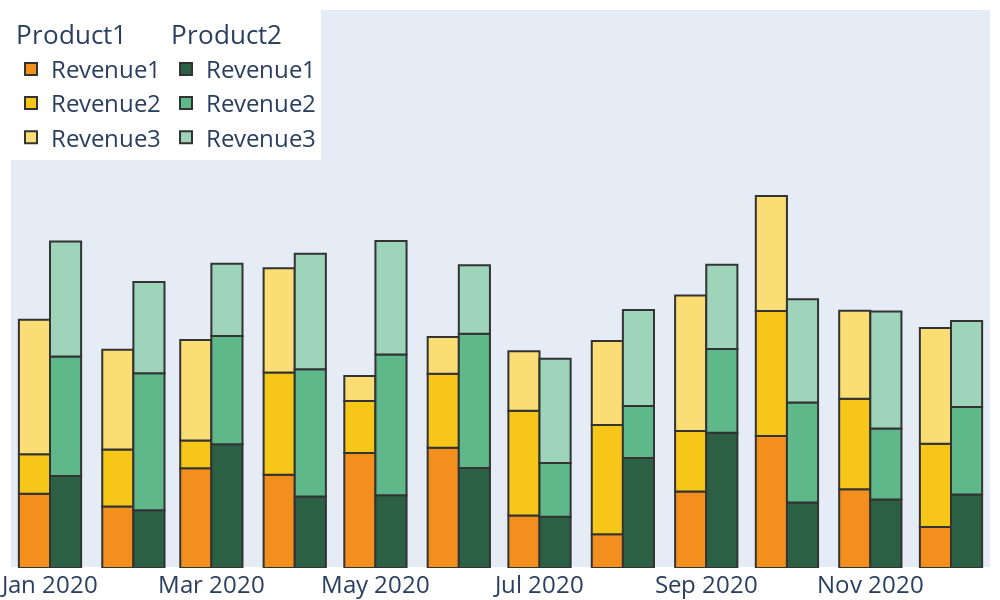

The cell this chart's notebook holds for it:
### Code cell
import numpy as np
import pandas as pd
import plotly.graph_objects as go
from read_workbook import *


# Create dummy data indexed by month and with multi-columns [product, revenue]
index = pd.date_range("2020", "2021", freq="MS", closed="left")
dfdur, dfin = get_all_months_int_dur("data/DP Beh Data 2019-20.xlsm")

# dfdur_wide = pd.pivot(dfdur, columns="variable", values="value")

print(dfdur.head())

df = pd.concat(
    [
        pd.DataFrame(
            np.random.rand(12, 3) * 1.25 + 0.25,
            index=index,
            columns=["Revenue1", "Revenue2", "Revenue3"]
        ),
        pd.DataFrame(
            np.random.rand(12, 3) + 0.5,
            index=index,
            columns=["Revenue1", "Revenue2", "Revenue3"]
        ),
    ],
    axis=1,
    keys=["Product1", "Product2"]
)

print(df.head())

# Create a figure with the right layout
fig = go.Figure(
    layout=go.Layout(
        height=600,
        width=1000,
        barmode="relative",
        yaxis_showticklabels=False,
        yaxis_showgrid=False,
        yaxis_range=[0, df.groupby(axis=1, level=0).sum().max().max() * 1.5],
       # Secondary y-axis overlayed on the primary one and not visible
        yaxis2=go.layout.YAxis(
            visible=False,
            matches="y",
            overlaying="y",
            anchor="x",
        ),
        font=dict(size=24),
        legend_x=0,
        legend_y=1,
        legend_orientation="h",
        hovermode="x",
        margin=dict(b=0,t=10,l=0,r=10)
    )
)

# Define some colors for the product, revenue pairs
colors = {
    "Product1": {
        "Revenue1": "#F28F1D",
        "Revenue2": "#F6C619",
        "Revenue3": "#FADD75",
    },
    "Product2": {
        "Revenue1": "#2B6045",
        "Revenue2": "#5EB88A",
        "Revenue3": "#9ED4B9",
    }
}

# Add the traces
for i, t in enumerate(colors):
    for j, col in enumerate(df[t].columns):
        if (df[t][col] == 0).all():
            continue
        fig.add_bar(
            x=df.index,
            y=df[t][col],
            # Set the right yaxis depending on the selected product (from enumerate)
            yaxis=f"y{i + 1}",
            # Offset the bar trace, offset needs to match the width
            # The values here are in milliseconds, 1billion ms is ~1/3 month
            offsetgroup=str(i),
            offset=(i - 1) * 1000000000,
            width=1000000000,
            legendgroup=t,
            legendgrouptitle_text=t,
            name=col,
            marker_color=colors[t][col],
            marker_line=dict(width=2, color="#333"),
            hovertemplate="%{y}<extra></extra>"
        )

fig.show()

### Figure 1 — Plotly figure (JSON) as saved in the notebook; plotly's stock layout.template omitted (floating-point values rounded to 4 significant figures)
{"data": [{"hovertemplate": "%{y}<extra></extra>", "legendgroup": "Product1", "legendgrouptitle": {"text": "Product1"}, "marker": {"color": "#F28F1D", "line": {"color": "#333", "width": 2}}, "name": "Revenue1", "offset": -1000000000, "offsetgroup": "0", "type": "bar", "width": 1000000000, "x": ["2020-01-01T00:00:00", "2020-02-01T00:00:00", "2020-03-01T00:00:00", "2020-04-01T00:00:00", "2020-05-01T00:00:00", "2020-06-01T00:00:00", "2020-07-01T00:00:00", "2020-08-01T00:00:00", "2020-09-01T00:00:00", "2020-10-01T00:00:00", "2020-11-01T00:00:00", "2020-12-01T00:00:00"], "y": [0.7905, 0.6553, 1.062, 0.9934, 1.224, 1.28, 0.5597, 0.3582, 0.8155, 1.405, 0.8374, 0.4355], "yaxis": "y"}, {"hovertemplate": "%{y}<extra></extra>", "legendgroup": "Product1", "legendgrouptitle": {"text": "Product1"}, "marker": {"color": "#F6C619", "line": {"color": "#333", "width": 2}}, "name": "Revenue2", "offset": -1000000000, "offsetgroup": "0", "type": "bar", "width": 1000000000, "x": ["2020-01-01T00:00:00", "2020-02-01T00:00:00", "2020-03-01T00:00:00", "2020-04-01T00:00:00", "2020-05-01T00:00:00", "2020-06-01T00:00:00", "2020-07-01T00:00:00", "2020-08-01T00:00:00", "2020-09-01T00:00:00", "2020-10-01T00:00:00", "2020-11-01T00:00:00", "2020-12-01T00:00:00"], "y": [0.422, 0.6063, 0.2968, 1.087, 0.5542, 0.7895, 1.114, 1.164, 0.6428, 1.33, 0.9657, 0.8867], "yaxis": "y"}, {"hovertemplate": "%{y}<extra></extra>", "legendgroup": "Product1", "legendgrouptitle": {"text": "Product1"}, "marker": {"color": "#FADD75", "line": {"color": "#333", "width": 2}}, "name": "Revenue3", "offset": -1000000000, "offsetgroup": "0", "type": "bar", "width": 1000000000, "x": ["2020-01-01T00:00:00", "2020-02-01T00:00:00", "2020-03-01T00:00:00", "2020-04-01T00:00:00", "2020-05-01T00:00:00", "2020-06-01T00:00:00", "2020-07-01T00:00:00", "2020-08-01T00:00:00", "2020-09-01T00:00:00", "2020-10-01T00:00:00", "2020-11-01T00:00:00", "2020-12-01T00:00:00"], "y": [1.431, 1.062, 1.068, 1.112, 0.2669, 0.3892, 0.6344, 0.8954, 1.442, 1.226, 0.936, 1.234], "yaxis": "y"}, {"hovertemplate": "%{y}<extra></extra>", "legendgroup": "Product2", "legendgrouptitle": {"text": "Product2"}, "marker": {"color": "#2B6045", "line": {"color": "#333", "width": 2}}, "name": "Revenue1", "offset": 0, "offsetgroup": "1", "type": "bar", "width": 1000000000, "x": ["2020-01-01T00:00:00", "2020-02-01T00:00:00", "2020-03-01T00:00:00", "2020-04-01T00:00:00", "2020-05-01T00:00:00", "2020-06-01T00:00:00", "2020-07-01T00:00:00", "2020-08-01T00:00:00", "2020-09-01T00:00:00", "2020-10-01T00:00:00", "2020-11-01T00:00:00", "2020-12-01T00:00:00"], "y": [0.9793, 0.6158, 1.317, 0.7627, 0.7742, 1.065, 0.5449, 1.171, 1.441, 0.6984, 0.7301, 0.7837], "yaxis": "y2"}, {"hovertemplate": "%{y}<extra></extra>", "legendgroup": "Product2", "legendgrouptitle": {"text": "Product2"}, "marker": {"color": "#5EB88A", "line": {"color": "#333", "width": 2}}, "name": "Revenue2", "offset": 0, "offsetgroup": "1", "type": "bar", "width": 1000000000, "x": ["2020-01-01T00:00:00", "2020-02-01T00:00:00", "2020-03-01T00:00:00", "2020-04-01T00:00:00", "2020-05-01T00:00:00", "2020-06-01T00:00:00", "2020-07-01T00:00:00", "2020-08-01T00:00:00", "2020-09-01T00:00:00", "2020-10-01T00:00:00", "2020-11-01T00:00:00", "2020-12-01T00:00:00"], "y": [1.273, 1.459, 1.154, 1.353, 1.499, 1.428, 0.5724, 0.5548, 0.8919, 1.063, 0.7563, 0.9305], "yaxis": "y2"}, {"hovertemplate": "%{y}<extra></extra>", "legendgroup": "Product2", "legendgrouptitle": {"text": "Product2"}, "marker": {"color": "#9ED4B9", "line": {"color": "#333", "width": 2}}, "name": "Revenue3", "offset": 0, "offsetgroup": "1", "type": "bar", "width": 1000000000, "x": ["2020-01-01T00:00:00", "2020-02-01T00:00:00", "2020-03-01T00:00:00", "2020-04-01T00:00:00", "2020-05-01T00:00:00", "2020-06-01T00:00:00", "2020-07-01T00:00:00", "2020-08-01T00:00:00", "2020-09-01T00:00:00", "2020-10-01T00:00:00", "2020-11-01T00:00:00", "2020-12-01T00:00:00"], "y": [1.224, 0.9717, 0.7689, 1.231, 1.21, 0.7316, 1.11, 1.022, 0.8962, 1.102, 1.244, 0.9157], "yaxis": "y2"}], "layout": {"barmode": "relative", "font": {"size": 24}, "height": 600, "hovermode": "x", "legend": {"orientation": "h", "x": 0, "y": 1}, "margin": {"b": 0, "l": 0, "r": 10, "t": 10}, "width": 1000, "yaxis": {"range": [0, 5.942], "showgrid": false, "showticklabels": false}, "yaxis2": {"anchor": "x", "matches": "y", "overlaying": "y", "visible": false}}}
